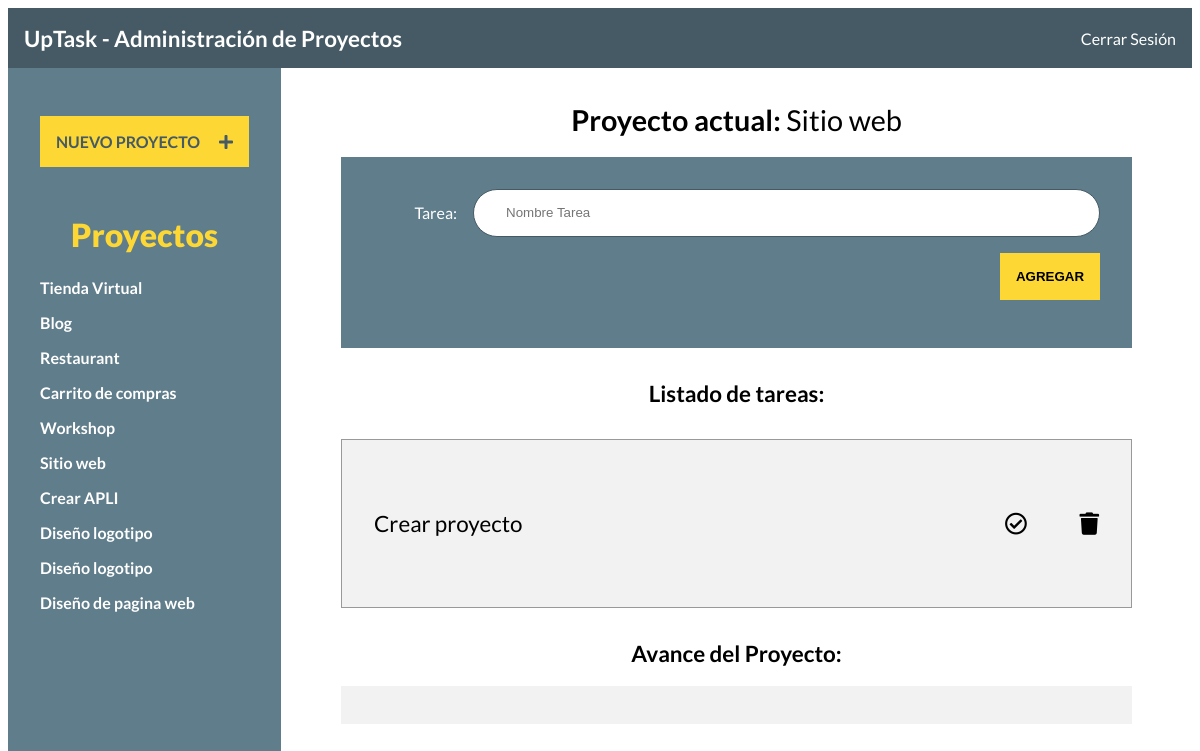
The page /index.php?id_proyecto=6 (signed in) on the database its author committed.
### tables this page shows
CREATE TABLE IF NOT EXISTS `proyectos` (
  `id_proyecto` int(11) NOT NULL AUTO_INCREMENT,
  `nombre_proyecto` varchar(100) NOT NULL,
  PRIMARY KEY (`id_proyecto`)
);

CREATE TABLE IF NOT EXISTS `tareas` (
  `id_tarea` int(11) NOT NULL AUTO_INCREMENT,
  `id_proyecto` int(11) NOT NULL,
  `nombre_tarea` varchar(100) DEFAULT NULL,
  `estado` int(1) DEFAULT '0',
  PRIMARY KEY (`id_tarea`),
  KEY `FK_tareas_proyectos` (`id_proyecto`),
  CONSTRAINT `FK_tareas_proyectos` FOREIGN KEY (`id_proyecto`) REFERENCES `proyectos` (`id_proyecto`)
);

### inc/functions/funciones.php (called while the page is built, shortened)
<?php
 function obtenerProyecto()
 {
    include 'conexion.php';
    try {
        return $conn->query('SELECT id_proyecto, nombre_proyecto FROM proyectos');
    } catch (Exception $e) {
        echo 'error: ' . $e->getMessage();
        return false;
    }
 }
function obtenerNompreProyecto( $id = null )
{
    include 'conexion.php';
    try {
        return $conn->query("SELECT nombre_proyecto FROM proyectos WHERE id_proyecto = $id");
    } catch (Exception $e) {
        echo 'error: ' . $e->getMessage();
        return false;
    }
}
function obtenerTareasProyecto( $id = null )
{
    include 'conexion.php';
    try {
        return $conn->query("SELECT id_tarea, nombre_tarea, estado FROM tareas WHERE id_proyecto = $id");
    } catch (Exception $e) {
        echo 'error: ' . $e->getMessage();
        return false;
    }
}

### index.php (the view, shortened to what this page needs)
<?php  include 'inc/functions/funciones.php' ?>
<?php  include 'inc/templates/header.php' ?>
<?php  include 'inc/templates/barra.php' ?>
<?php
    if ( isset( $_GET['id_proyecto'] ) ) {
        $id_proyecto = $_GET['id_proyecto'];
    } else {
        $id_proyecto = '';
    }
?>
<div class="contenedor">
<?php  include 'inc/templates/sidebar.php' ?>
    <main class="contenido-principal">
        <?php $proyecto = obtenerNompreProyecto( $id_proyecto ); ?>
        <?php if ( $proyecto ): ?>
        <h1>Proyecto actual:
            <?php foreach ($proyecto as $p):?>
                    <span><?= $p['nombre_proyecto'] ?></span>
            <?php endforeach; ?>
        </h1>
        <form action="#" class="agregar-tarea">
            <div class="campo">
                <label for="tarea">Tarea:</label>
                <input type="text" placeholder="Nombre Tarea" class="nombre-tarea">
            </div>
            <div class="campo enviar">
                <input type="submit" class="boton nueva-tarea" value="Agregar">
            </div>
        </form>
        <?php else: echo "<p>Selcciona un Proyecto a la izquierda</p>"; endif; ?>
        <h2>Listado de tareas:</h2>
        <div class="listado-pendientes">
            <ul>
                <?php
                    $tareas = obtenerTareasProyecto( $id_proyecto );
                    if ( $tareas->num_rows > 0 ):?>
                        <?php foreach( $tareas as $tarea): ?>
                            <li id="tarea:<?= $tarea['id_tarea'] ?>" class="tarea">
                            <p><?= $tarea['nombre_tarea'] ?></p>
                                <div class="acciones">
                                    <i class="far fa-check-circle  <?= ($tarea['estado'] == 1 ) ? 'completo' : ''?>"></i>
                                    <i class="fas fa-trash"></i>
                                </div>
                            </li>
                        <?php endforeach; ?>
                    <?php else: ?>
                        <p class="lista-vacia">No hay tareas</p>
                    <?php endif; ?>
            </ul>
        </div>
        <div class="avance">
            <h2>Avance del Proyecto:</h2>
            <div id="barra-avance" class="barra-avance">
            </div>
        </div>
    </main>
</div>
<?php  include 'inc/templates/footer.php' ?>

### inc/templates/sidebar.php
<aside class="contenedor-proyectos">
    <div class="panel crear-proyecto">
        <a href="#" class="boton">Nuevo Proyecto <i class="fas fa-plus"></i> </a>
    </div>
    <div class="panel lista-proyectos">
        <h2>Proyectos</h2>
        <ul id="proyectos">
            <?php
                $proyectos = obtenerProyecto();
                foreach ($proyectos as $proyecto) : ?>
                    <li>
                        <a href="index.php?id_proyecto=<?= $proyecto['id_proyecto'] ?>" id="proyecto:<?= $proyecto['id_proyecto'] ?>">
                                <?= $proyecto['nombre_proyecto'] ?>
                        </a>
                    </li>
            <?php endforeach; ?>
        </ul>
    </div>
</aside>

### css/style.css (style rules this page uses)
html { box-sizing: border-box; height: 100%; }
*, *:before, *:after { box-sizing: inherit; }
body { font-family: 'Lato', sans-serif; min-height: 100%; }
.campo { display: flex; margin-bottom: 1rem; align-items: center; }
.campo label { flex: 0 0 100px; text-align: right; padding-right: 1rem; }
.campo input[type="text"], .campo input[type="password"] { height: 3rem; border: 0; flex: 1; border: 1px solid #455A64; border-radius: 5rem; padding-left: 2rem; }
.enviar { justify-content: flex-end; }
.boton { background-color: #FDD835; text-align: center; transition: background-color .5s ease-in-out; display: block; padding: 1rem; text-transform: uppercase; font-weight: 400; border: none; font-weight: 900; }
body.index { height: 100vh; }
.contenedor-proyectos { min-height: 100vh; max-width: 300px; background-color: #607D8B; padding-top: 1rem; }
.panel { padding: 1rem; margin: 1rem; }
.panel a { color: white; font-weight: bold; text-decoration: none; }
.panel h2 { color: #FDD835; font-weight: 900; text-align: center; font-size: 2rem; margin: 0; }
.crear-proyecto i { margin-left: 1rem; }
.crear-proyecto a { color: #455A64; }
.lista-proyectos ul { list-style: none; padding: 1.5rem 0 0 0; margin: 0; }
.lista-proyectos ul li { margin-bottom: 1rem; }
.contenedor { display: flex; height: calc( 100% - 60px); }
.contenido-principal { flex: 1; padding: 1rem; overflow: scroll; }
.contenido-principal h1, .contenido-principal h2 { text-align: center; }
.contenido-principal h1 { font-size: 1.8rem; }
.contenido-principal h2 { font-size: 1.4rem; margin-top: 2rem; }
.contenido-principal h1 span { font-weight: 400; }
.agregar-tarea { max-width: 800px; width: 90%; background-color: #607D8B; margin: 0 auto; padding: 2rem; color: white; transition: background-color .5s ease-in-out; }
.listado-pendientes { background-color: #F2F2F2; max-width: 800px; width: 90%; margin: 2rem auto 0 auto; padding: 2rem; border: 1px solid #999; }
.listado-pendientes ul { padding: 0; list-style: none; }
.listado-pendientes ul li { display: flex; align-items: center; justify-content: space-between; font-size: 1.4rem; border-bottom: 1px solid #d1d1d1; }
.listado-pendientes ul li:last-of-type { border-bottom: none; }
.listado-pendientes ul li i { cursor: pointer; }
.acciones i:last-child { margin-left: 3rem; }
.barra-avance { height: 38px; width: 90%; margin: 0 auto; max-width: 800px; background-color: #F2F2F2; }

### rows shown on the page
proyectos: nombre_proyecto "Tienda Virtual"
proyectos: nombre_proyecto "Blog"
proyectos: nombre_proyecto "Restaurant"
proyectos: nombre_proyecto "Carrito de compras"
proyectos: nombre_proyecto "Workshop"
proyectos: nombre_proyecto "Sitio web"
proyectos: nombre_proyecto "Crear APLI"
proyectos: nombre_proyecto "Diseño logotipo"
proyectos: nombre_proyecto "Diseño logotipo"
proyectos: nombre_proyecto "Diseño de pagina web"
tareas: nombre_tarea "Crear proyecto", estado 0 (drawn)
